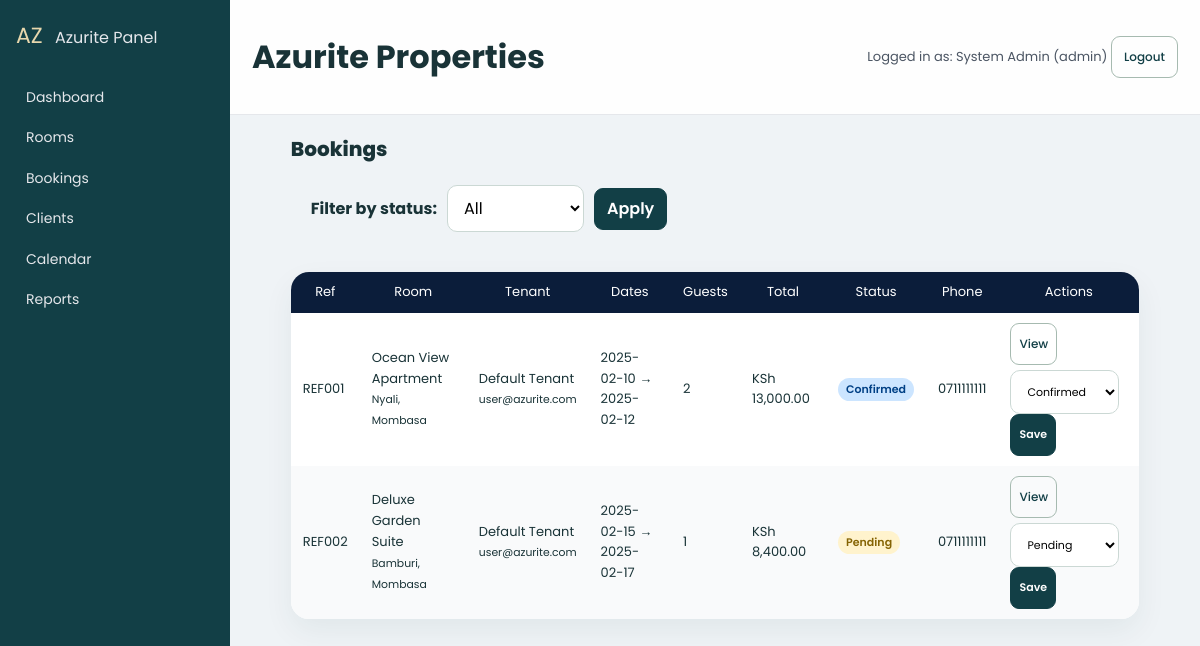
Screenshot of /public/admin/bookings.php (signed in) with the database file from the repository.
### tables this page shows
CREATE TABLE bookings (
  id INT AUTO_INCREMENT PRIMARY KEY,
  ref_code VARCHAR(40) NOT NULL,
  room_id INT NOT NULL,
  tenant_id INT NOT NULL,
  contact_phone VARCHAR(30) NOT NULL,
  checkin_date DATE NOT NULL,
  checkout_date DATE NOT NULL,
  guests INT NOT NULL DEFAULT 1,
  location_text VARCHAR(150),
  status ENUM('Pending','Approved','Declined','Confirmed','CheckedIn','Completed','Cancelled') NOT NULL DEFAULT 'Pending',
  total_amount_ksh DECIMAL(10,2) NOT NULL DEFAULT 0,
  created_at DATETIME DEFAULT CURRENT_TIMESTAMP,
  FOREIGN KEY (room_id) REFERENCES rooms(id),
  FOREIGN KEY (tenant_id) REFERENCES users(id)
);

CREATE TABLE rooms (
  id INT AUTO_INCREMENT PRIMARY KEY,
  category_id INT NULL,
  owner_id INT NULL,
  name VARCHAR(150) NOT NULL,
  price_ksh DECIMAL(10,2) NOT NULL,
  cover_image VARCHAR(255),
  location_text VARCHAR(150),
  description TEXT,
  is_active TINYINT(1) NOT NULL DEFAULT 1,
  created_at DATETIME DEFAULT CURRENT_TIMESTAMP,
  FOREIGN KEY (category_id) REFERENCES room_categories(id),
  FOREIGN KEY (owner_id) REFERENCES users(id)
);

CREATE TABLE users (
  id INT AUTO_INCREMENT PRIMARY KEY,
  full_name VARCHAR(150) NOT NULL,
  username VARCHAR(80) NOT NULL UNIQUE,
  email VARCHAR(150) NOT NULL UNIQUE,
  phone VARCHAR(30),
  password_md5 VARCHAR(255) NOT NULL,
  role ENUM('admin','host','tenant') NOT NULL DEFAULT 'tenant',
  id_card_path VARCHAR(255),
  avatar_path VARCHAR(255),
  is_active TINYINT(1) NOT NULL DEFAULT 1,
  created_at DATETIME DEFAULT CURRENT_TIMESTAMP
);

### includes/helpers.php (called while the page is built, shortened)
<?php
function e($str) {
    return htmlspecialchars((string)($str ?? ''), ENT_QUOTES | ENT_SUBSTITUTE, 'UTF-8');
}
function format_ksh($amount) {
    return 'KSh ' . number_format((float)$amount, 2);
}

### public/admin/bookings.php (the view, shortened to what this page needs)
<?php
require_once "../../includes/db.php";
require_once "../../includes/helpers.php";
$statusFilter = $_GET['status'] ?? '';
$params = [];
$whereSql = '';
$sql = "
    SELECT
        b.*,
        r.name AS room_name,
        r.location_text,
        u.full_name AS tenant_name,
        u.email AS tenant_email
    FROM bookings b
    JOIN rooms r ON r.id = b.room_id
    JOIN users u ON u.id = b.tenant_id
    $whereSql
    ORDER BY b.created_at DESC
";
$stmt = $pdo->prepare($sql);
$stmt->execute($params);
$bookings = $stmt->fetchAll(PDO::FETCH_ASSOC);
include "../../includes/admin_header.php";
?>
<h1 class="page-title">Bookings</h1>
<div class="card-box" style="padding:20px; margin-bottom:20px;">
    <form method="get" style="display:flex; gap:10px; align-items:center;">
        <label><strong>Filter by status:</strong></label>
        <select name="status">
            <?php
            $statuses = ['All','Pending','Approved','Declined','Confirmed','CheckedIn','Completed','Cancelled'];
            foreach ($statuses as $st):
            ?>
                <option value="<?php echo $st; ?>" <?php echo ($statusFilter === $st ? 'selected' : ''); ?>>
                    <?php echo $st; ?>
                </option>
            <?php endforeach; ?>
        </select>
        <button class="btn-primary" type="submit" style="padding:6px 12px;">Apply</button>
    </form>
</div>
<div class="card-box" style="padding:0;">
    <table class="table">
        <thead>
            <tr>
                <th>Ref</th>
                <th>Room</th>
                <th>Tenant</th>
                <th>Dates</th>
                <th>Guests</th>
                <th>Total</th>
                <th>Status</th>
                <th>Phone</th>
                <th>Actions</th>
            </tr>
        </thead>
        <tbody>
        <?php if (!$bookings): ?>
            <tr><td colspan="9" style="text-align:center;padding:20px;">No bookings yet.</td></tr>
        <?php else: ?>
            <?php foreach ($bookings as $b): ?>
                <tr>
                    <td><?php echo e($b['ref_code']); ?></td>
                    <td>
                        <?php echo e($b['room_name']); ?><br>
                        <small><?php echo e($b['location_text']); ?></small>
                    </td>
                    <td>
                        <?php echo e($b['tenant_name']); ?><br>
                        <small><?php echo e($b['tenant_email']); ?></small>
                    </td>
                    <td>
                        <?php echo e($b['checkin_date']); ?> →
                        <?php echo e($b['checkout_date']); ?>
                    </td>
                    <td><?php echo (int)$b['guests']; ?></td>
                    <td><?php echo format_ksh($b['total_amount_ksh']); ?></td>
                    <td>
                        <span class="badge badge-status-<?php echo strtolower($b['status']); ?>">
                            <?php echo e($b['status']); ?>
                        </span>
                    </td>
                    <td><?php echo e($b['contact_phone']); ?></td>
                    <td>
                        <a href="booking_view.php?id=<?php echo (int)$b['id']; ?>" class="btn-outline" style="padding:4px 8px;font-size:12px;">View</a>
                        <form method="post" style="margin-top:5px;">
                            <select name="new_status" style="font-size:11px;">
                                <?php foreach (['Pending','Approved','Declined','Confirmed','CheckedIn','Completed','Cancelled'] as $st): ?>
                                    <option value="<?php echo $st; ?>" <?php echo ($b['status']===$st?'selected':''); ?>>
                                        <?php echo $st; ?>
                                    </option>
                                <?php endforeach; ?>
                            </select>
                            <button type="submit" class="btn-primary" style="padding:3px 8px;font-size:11px;">Save</button>
                        </form>
                    </td>
                </tr>
            <?php endforeach; ?>
        <?php endif; ?>
        </tbody>
    </table>
</div>
<?php include "../../includes/admin_footer.php"; ?>

### public/assets/css/style.css (style rules this page uses)
body { font-family: "Poppins", sans-serif !important; color: #444444; width: 100%; height: calc(100%); overflow-x: hidden; background: #eff3f6 !important; }
a { color: #1977cc; }
.page-title { font-size: 20px; margin-bottom: 0; margin-top: 0; font-weight: 800; }
.btn-primary { background-color: #1e245a; border: 1px solid #1e245a; color: #ffffff; }
th { font-weight: 400 !important; }

### public/assets/css/modern.css (style rules this page uses)
:root { --az-primary:#0B1D3A; --az-primary-soft:#1C6DD0; --az-bg:#f5f7fb; --az-card-bg:#ffffff; --az-muted:#6b7280; --az-radius:18px; --az-shadow:0 18px 40px rgba(15,23,42,.18); }
body { font-family:'Poppins',system-ui,-apple-system,Segoe UI,Roboto,sans-serif; background:linear-gradient(135deg,#f5f7fb,#ecf2ff); color:#111827; }
.btn-primary { display:inline-flex; align-items:center; justify-content:center; padding:10px 20px; border-radius:999px; border:none; background:linear-gradient(135deg,#1C6DD0,#0B1D3A); color:#ffffff; font-weight:600; box-shadow:var(--az-shadow); cursor:pointer; text-decoration:none; }
.btn-outline { display:inline-flex; align-items:center; justify-content:center; padding:10px 20px; border-radius:999px; border:1px solid rgba(148,163,184,.6); background:rgba(255,255,255,.8); color:#0f172a; font-weight:500; text-decoration:none; }
.table { width:100%; border-collapse:separate; border-spacing:0; margin:16px 0 32px; border-radius:18px; overflow:hidden; box-shadow:var(--az-shadow); background:#fff; }
.table th, .table td { padding:10px 12px; font-size:13px; }
.table thead { background:#0B1D3A; color:#fff; }
.table tbody tr:nth-child(even) { background:#f9fafb; }
.admin-body { background:linear-gradient(135deg,#e5ecff,#f8fafc); }

### public/assets/css/polish.css (style rules this page uses)
:root { --az-primary:#123f46; --az-primary-soft:#1d7377; --az-bg:#f7f8f4; --az-muted:#637373; --az-shadow:0 12px 30px #163b4010 }
* { box-sizing:border-box }
body { margin:0; background:#f7f8f4; color:#193337; font-family:Inter,Segoe UI,system-ui,sans-serif; line-height:1.6 }
a { color:#176d70 }
button,input,select,textarea { font:inherit }
input:not([type=checkbox]):not([type=hidden]),select,textarea { max-width:100%; min-height:44px; border:1px solid #cbd8d4; border-radius:10px; padding:10px 12px; background:#fff }
button,.btn-primary,.btn-outline { min-height:42px }
button { cursor:pointer }
.btn-primary,.search-btn { background:#123f46; color:white; border:1px solid #123f46; border-radius:9px; box-shadow:none }
.btn-outline { border:1px solid #a6bab0; color:#123f46; background:transparent; border-radius:9px; box-shadow:none }
table { max-width:100% }
.admin-body { background:#f7f8f4 }

### public/admin/bookings.php (style rules this page uses)
.badge { display:inline-block; padding:3px 8px; border-radius:999px; font-size:11px; font-weight:600; }
.badge-status-pending { background:#fff3cd; color:#856404; }
.badge-status-confirmed { background:#cce5ff; color:#004085; }

### rows the page displays
bookings: ref_code "REF001", room.name "Ocean View Apartment", room.location_text "Nyali, Mombasa", tenant.full_name "Default Tenant", tenant.email "user@azurite.com", checkin_date "2025-02-10", checkout_date "2025-02-12", guests "2", total_amount_ksh "KSh 13,000.00", status "Confirmed", contact_phone "0711111111", new_status "Confirmed"
bookings: ref_code "REF002", room.name "Deluxe Garden Suite", room.location_text "Bamburi, Mombasa", tenant.full_name "Default Tenant", tenant.email "user@azurite.com", checkin_date "2025-02-15", checkout_date "2025-02-17", guests "1", total_amount_ksh "KSh 8,400.00", status "Pending", contact_phone "0711111111", new_status "Pending"

### other values shown
$admin['full_name'] "System Admin"
$admin['role'] "admin"
form field status "All"
